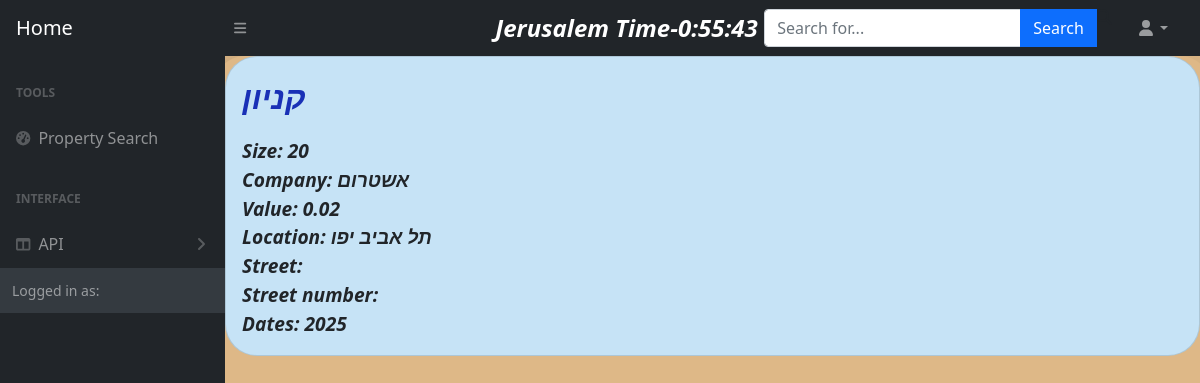
Screenshot of /property/projects/1/ with the database file from the repository.
### property/models.py (models this page shows, shortened)
class Project(models.Model):
   type_project= models.CharField(_("type_project"),max_length=100, null=False)
   size_project= models.SmallIntegerField(_("size_project"),null=False)
   company= models.CharField(_("company"),max_length=100, null=False)
   dates= models.BigIntegerField(_("dates"),null=True, blank=True)
   location= models.CharField(_("location"),max_length=100, null=False)
   neighbourhood=models.CharField(("neighbourhood"),max_length=100, null=True)
   value= models.FloatField(_("value"),null=False)

### property/views.py (the view)
# urls.py: path('projects/<id>/', views.single_project, name='single_project')
def single_project(request, id):
    project = Project.objects.get(id=id)
    return render(request, 'single-project.html', {'project': project})

### property/templates/single-project.html
{% extends "base.html" %}
{% block content %}
<body style="background-color: burlywood">
<div class="row row-cols-1 row-cols-md-5 g-4" style="height: 100vh;
display: flex;
justify-content: center;
align-items: center;">
    <div class="col "  style=" box-shadow: -11px 24px 62px -13px rgba(0,0,0,0.69);border-radius: 2em;width: 100% ;height: 100%;">
      <div class="card" style=" border-radius: 2em; background-color: rgba(196, 230, 253, 0.945); ">
        <div class="card-body" >
          <p class="card-text" style="font-weight: 600; font-style: oblique;font-size: xx-large; color: rgb(25, 48, 182)">{{project.type_project}}<br>
          </p>
          <p class="card-text" style="font-weight: 600; font-style: oblique;font-size: larger">
            Size: {{project.size_project}} <br>
            Company: {{project.company}}<br>
            Value: {{project.value}}<br>
            Location: {{project.location}}<br>
            Street: {{project.street}}<br>
            Street number: {{project.street_number}}<br>
            Dates: {{project.dates}}<br>
          </p>
        </div>
      </div>
    </div>
</div>
</body>
{% endblock %}

### rows the page displays
Project: type_project "קניון", size_project "20", company "אשטרום", value "0.02", location "תל אביב יפו", dates "2025"
